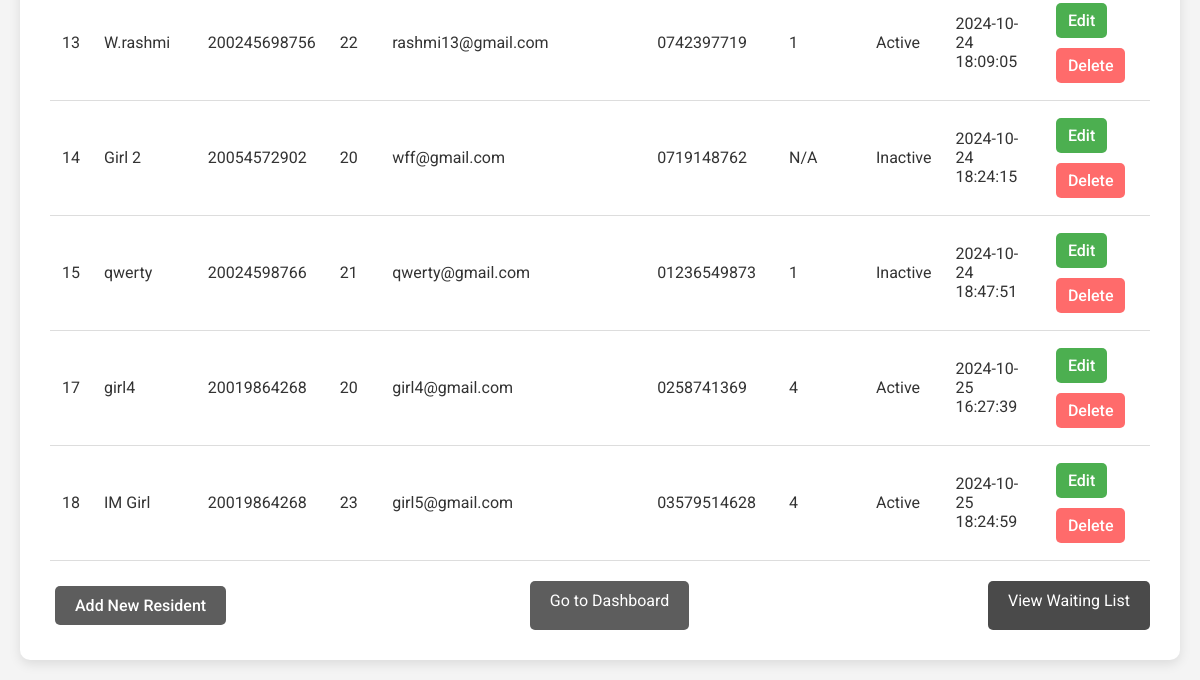
/residents.php (lower part), run on an earlier commit of the app's database.
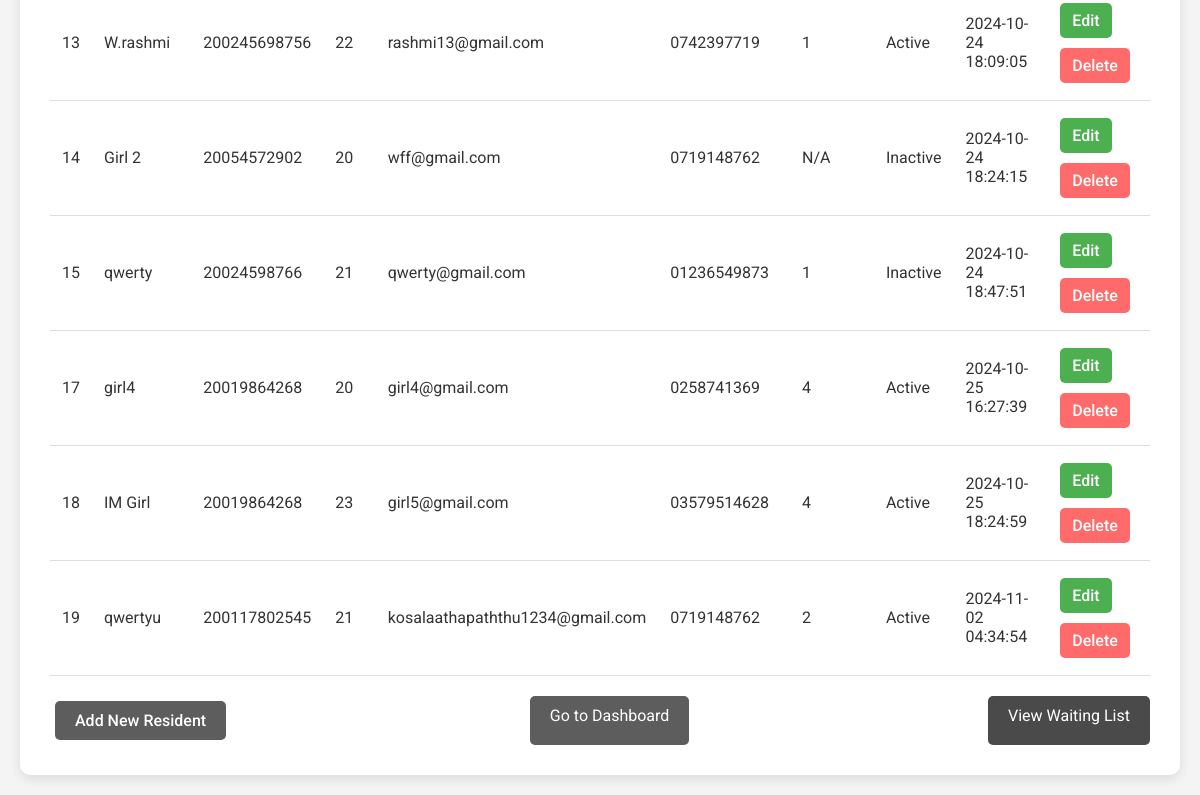
And on a later commit of the database.
### tables this page shows
CREATE TABLE `residents` (
  `id` int(11) NOT NULL,
  `name` varchar(100) DEFAULT NULL,
  `national_id` varchar(255) DEFAULT NULL,
  `age` int(11) DEFAULT NULL,
  `email` varchar(100) DEFAULT NULL,
  `phone` varchar(15) DEFAULT NULL,
  `room_id` int(11) DEFAULT NULL,
  `status` enum('active','inactive') DEFAULT NULL,
  `created_at` timestamp NOT NULL DEFAULT current_timestamp(),
  `username` varchar(50) NOT NULL,
  `password` varchar(255) NOT NULL,
  `profile_picture` varchar(255) DEFAULT NULL,
  `resident_form` varchar(255) DEFAULT NULL
);

CREATE TABLE `rooms` (
  `room_id` int(11) NOT NULL,
  `room_number` varchar(10) DEFAULT NULL,
  `capacity` int(11) DEFAULT NULL,
  `status` enum('available','occupied','maintenance') DEFAULT NULL,
  `created_at` timestamp NOT NULL DEFAULT current_timestamp()
);

### residents.php (the view, shortened to what this page needs)
<?php
include 'db_connect.php';
$residentsQuery = "SELECT r.*, rm.room_number
                   FROM residents r
                   LEFT JOIN Rooms rm
                   ON r.room_id = rm.room_id";
$residentsResult = $conn->query($residentsQuery);
?>
<!DOCTYPE HTML>
<html lang="en">
<head>
    <link rel="stylesheet" href="stylesresident.css">
</head>
<body>
    <section>
        <table>
        <tbody>
            <?php while ($row = $residentsResult->fetch_assoc()): ?>
            <tr>
                <td><?php echo $row['id']; ?></td>
                <td><?php echo $row['name']; ?></td>
                <td><?php echo isset($row['national_id']) ? $row['national_id'] : 'N/A'; ?></td>
                <td><?php echo isset($row['age']) ? $row['age'] : 'N/A'; ?></td>
                <td><?php echo isset($row['email']) ? $row['email'] : 'N/A'; ?></td>
                <td><?php echo isset($row['phone']) ? $row['phone'] : 'N/A'; ?></td>
                <td><?php echo isset($row['room_number']) ? $row['room_number'] : 'N/A'; ?></td>
                <td><?php echo $row['status'] === 'active' ? 'Active' : 'Inactive'; ?></td>
                <td><?php echo isset($row['created_at']) ? $row['created_at'] : 'N/A'; ?></td>
                <td>
                    <a href="edit_resident.php?id=<?php echo $row['id']; ?>" class="edit-btn">Edit</a>
                    <a href="delete_resident.php?id=<?php echo $row['id']; ?>" class="delete-btn">Delete</a>
                </td>
            </tr>
            <?php endwhile; ?>
        </tbody>
        </table>
        <div class="nav-buttons">
            <a href="add_resident.php" class="add-btn">Add New Resident</a>
            <a href="dashboard.php" class="dashboard-btn">Go to Dashboard</a>
            <a href="waiting_list.php" class="waiting-list-btn">View Waiting List</a>
        </div>
    </section>
</body>
</html>

What changed in the data, as far as the page shows it:
added residents: id "19", name "qwertyu", national "200117802545", age "21", email "kosalaathapaththu1234@gmail.com", phone "0719148762", room.room_number "2", status "Active", created_at "2024-11-02 04:34:54"
